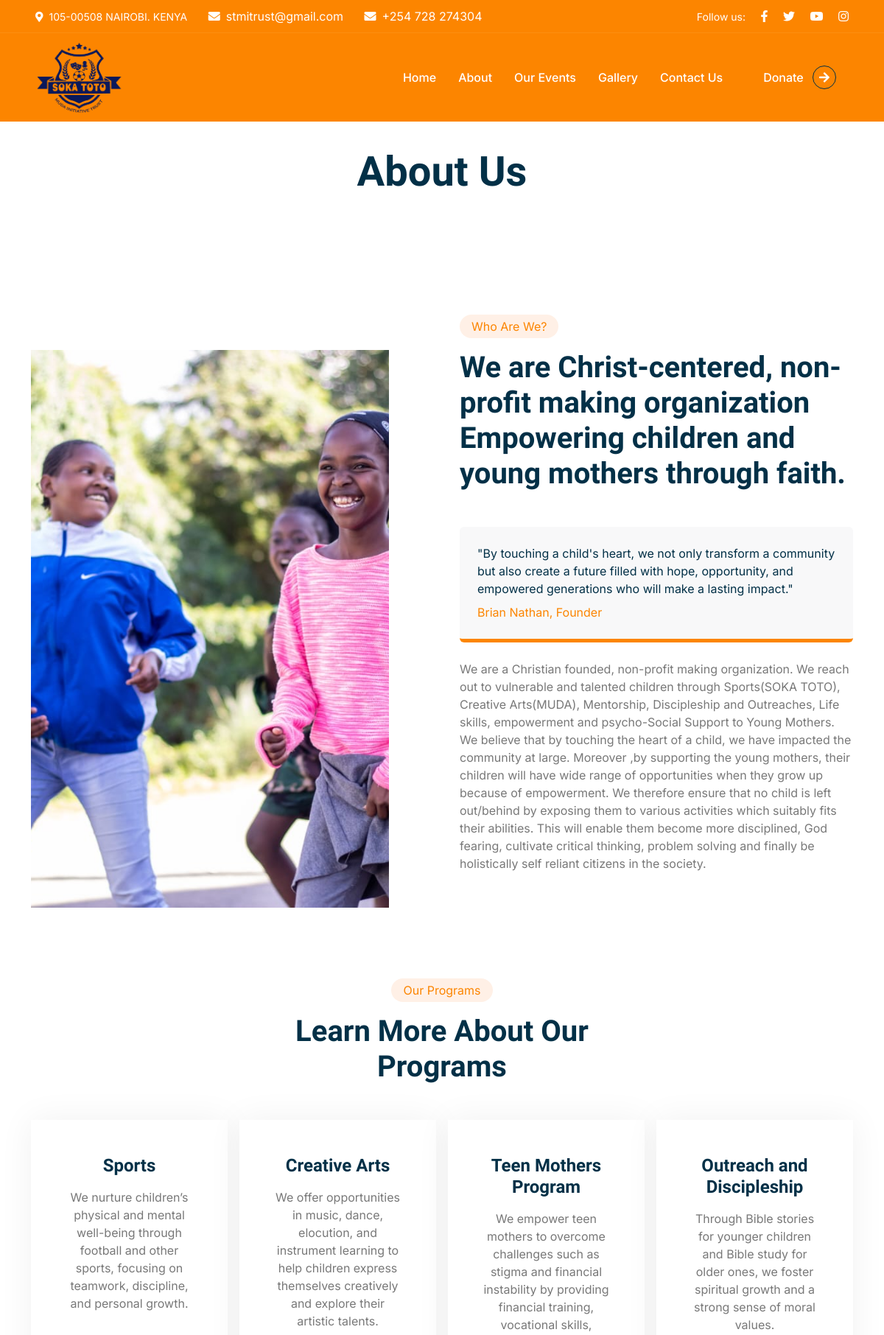
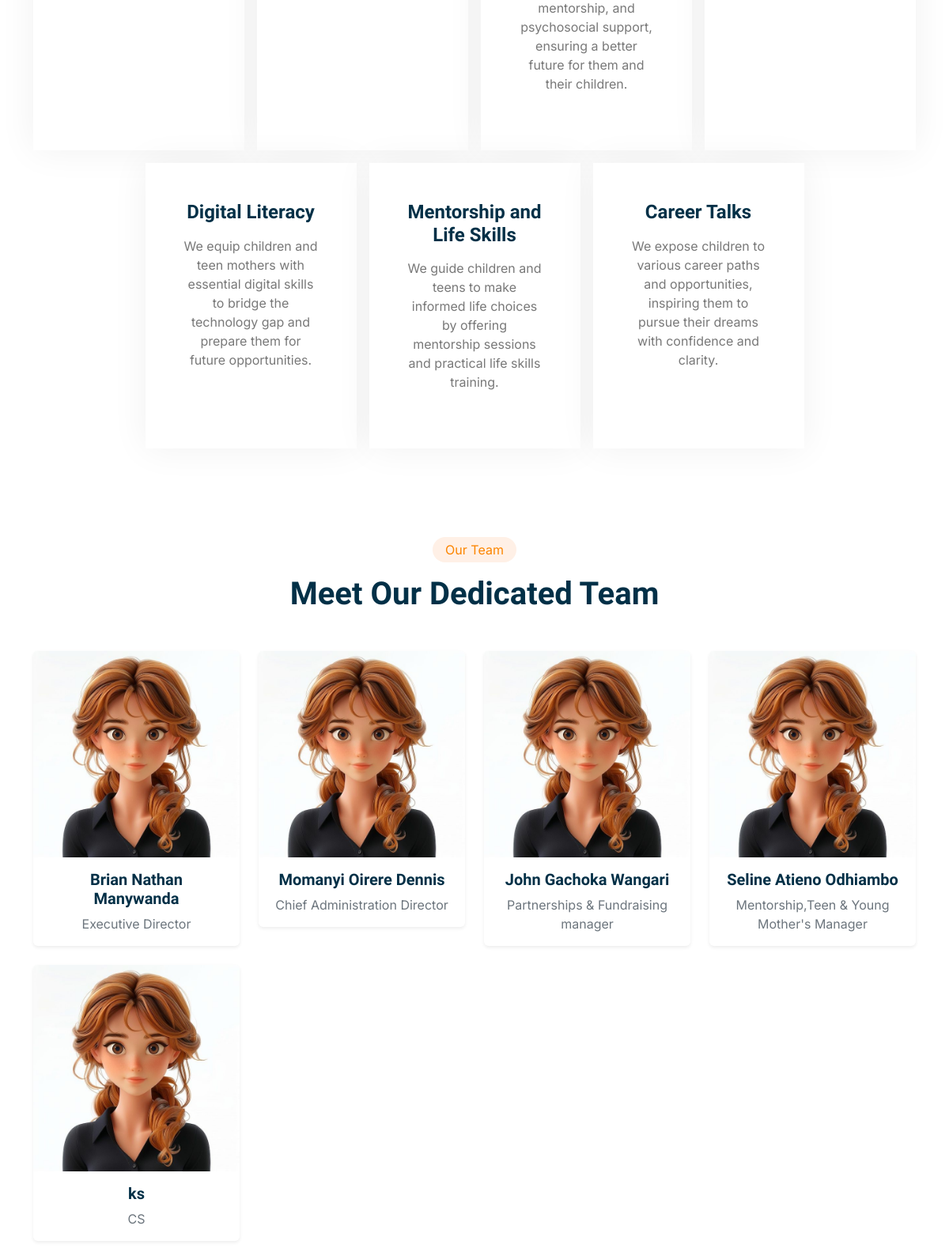
Page /about.php (upper part) on the committed database (2 pictures, top to bottom).
### tables this page shows
CREATE TABLE `leaders` (
  `id` int(11) NOT NULL,
  `fullname` varchar(100) NOT NULL,
  `position` varchar(100) NOT NULL,
  `phone_number` int(50) NOT NULL,
  `profile_picture` varchar(255) NOT NULL
);

### about.php (the view, shortened to what this page needs)
<?php
include "includes/header.php"
?>
<div class="container-fluid page-header mb-2 wow fadeIn" data-wow-delay="0.1s">
    <div class="container text-center">
        <h1 class="display-4 text-dark animated slideInDown mt-2">About Us</h1>
    </div>
</div>
<div class="container-xxl py-5" id="who_are_we">
    <div class="container">
        <div class="row g-5">
            <div class="col-lg-6 wow fadeInUp" data-wow-delay="0.1s">
                <div class="position-relative overflow-hidden h-100" style="min-height: 400px">
                    <img class="position-absolute w-100 h-100 pt-5 pe-5" src="img/about.JPG" alt=""
                        style="object-fit: cover" />
                </div>
            </div>
            <div class="col-lg-6 wow fadeInUp" data-wow-delay="0.5s">
                <div class="h-100">
                    <div class="d-inline-block rounded-pill bg-secondary text-primary py-1 px-3 mb-3">
                        Who Are We?
                    </div>
                    <h1 class="display-6 mb-5">
                        We are Christ-centered, non-profit making organization Empowering children and young mothers
                        through faith.
                    </h1>
                    <div class="bg-light border-bottom border-5 border-primary rounded p-4 mb-4">
                        <p class="text-dark mb-2">
                            "By touching a child's heart, we not only transform a community but also create a future
                            filled with hope, opportunity, and empowered generations who will make a lasting impact."
                        </p>
                        <span class="text-primary">Brian Nathan, Founder</span>
                    </div>
                    <p class="mb-5">
                        We are a Christian founded, non-profit making organization. We reach out to vulnerable and
                        talented children through Sports(SOKA TOTO), Creative Arts(MUDA), Mentorship, Discipleship and
                        Outreaches, Life skills, empowerment and psycho-Social Support to Young Mothers. We believe that
                        by touching the heart of a child, we have impacted the community at large. Moreover ,by
                        supporting the young mothers, their children will have wide range of opportunities when they
                        grow up because of empowerment. We therefore ensure that no child is left out/behind by exposing
                        them to various activities which suitably fits their abilities. This will enable them become
                        more disciplined, God fearing, cultivate critical thinking, problem solving and finally be
                        holistically self reliant citizens in the society.
                    </p>
                </div>
            </div>
        </div>
    </div>
</div>
<div class="container-xxl py-5">
    <div class="container">
        <div class="text-center mx-auto mb-5 wow fadeInUp" data-wow-delay="0.1s" style="max-width: 500px">
            <div class="d-inline-block rounded-pill bg-secondary text-primary py-1 px-3 mb-3">
                Our Programs
            </div>
            <h1 class="display-6 mb-5">Learn More About Our Programs</h1>
        </div>
        <div class="row g-3 justify-content-center mb-3">
            <div class="col-lg-3 col-md-6 wow fadeInUp" data-wow-delay="0.1s">
                <div class="service-item bg-white text-center h-100 p-4 p-xl-5">
                    <h4 class="mb-3">Sports</h4>
                    <p class="mb-4">
                        We nurture children’s physical and mental well-being through football and other sports, focusing
                        on teamwork, discipline, and personal growth.
                    </p>
                </div>
            </div>
            <div class="col-lg-3 col-md-6 wow fadeInUp" data-wow-delay="0.3s">
                <div class="service-item bg-white text-center h-100 p-4 p-xl-5">
                    <h4 class="mb-3">Creative Arts</h4>
                    <p class="mb-4">
                        We offer opportunities in music, dance, elocution, and instrument learning to help children
                        express themselves creatively and explore their artistic talents.
                    </p>
                </div>
            </div>
            <div class="col-lg-3 col-md-6 wow fadeInUp" data-wow-delay="0.5s">
                <div class="service-item bg-white text-center h-100 p-4 p-xl-5">
                    <h4 class="mb-3">Teen Mothers Program</h4>
                    <p class="mb-4">
                        We empower teen mothers to overcome challenges such as stigma and financial instability by
                        providing financial training, vocational skills, mentorship, and psychosocial support, ensuring
                        a better future for them and their children.
                    </p>
                </div>
            </div>
            <div class="col-lg-3 col-md-6 wow fadeInUp" data-wow-delay="0.5s">
                <div class="service-item bg-white text-center h-100 p-4 p-xl-5">
                    <h4 class="mb-3">Outreach and Discipleship</h4>
                    <p class="mb-4">
                        Through Bible stories for younger children and Bible study for older ones, we foster spiritual
                        growth and a strong sense of moral values.
                    </p>
                </div>
            </div>
        </div>
        <div class="row g-3 justify-content-center mb-3">
            <div class="col-lg-3 col-md-6 wow fadeInUp" data-wow-delay="0.1s">
                <div class="service-item bg-white text-center h-100 p-4 p-xl-5">
                    <h4 class="mb-3">Digital Literacy</h4>
                    <p class="mb-4">
                        We equip children and teen mothers with essential digital skills to bridge the technology gap
                        and prepare them for future opportunities.
                    </p>
                </div>
            </div>
            <div class="col-lg-3 col-md-6 wow fadeInUp" data-wow-delay="0.3s">
                <div class="service-item bg-white text-center h-100 p-4 p-xl-5">
                    <h4 class="mb-3">Mentorship and Life Skills</h4>
                    <p class="mb-4">
                        We guide children and teens to make informed life choices by offering mentorship sessions and
                        practical life skills training.
                    </p>
                </div>
            </div>
            <div class="col-lg-3 col-md-6 wow fadeInUp" data-wow-delay="0.5s">
                <div class="service-item bg-white text-center h-100 p-4 p-xl-5">
                    <h4 class="mb-3">Career Talks</h4>
                    <p class="mb-4">
                        We expose children to various career paths and opportunities, inspiring them to pursue their
                        dreams with confidence and clarity.
                    </p>
                </div>
            </div>
        </div>
    </div>
</div>
<?php
        include 'admin/config.php';
        $sql = "SELECT id, fullname, position, profile_picture FROM leaders";
        $result = $conn->query($sql);
        if ($result->num_rows > 0) {
            echo '<div class="container-xxl py-5">';
            echo '    <div class="container">';
            echo '        <div class="text-center mx-auto mb-5 wow fadeInUp" data-wow-delay="0.1s" style="max-width: 500px">';
            echo '            <div class="d-inline-block rounded-pill bg-secondary text-primary py-1 px-3 mb-3">';
            echo '                Our Team';
            echo '            </div>';
            echo '            <h1 class="display-6 mb-5">Meet Our Dedicated Team</h1>';
            echo '        </div>';
            echo '        <div class="row">';
            while ($row = $result->fetch_assoc()) {
                echo '            <div class="col-lg-3 col-md-6 mb-4 ">';
                echo '                <div class="card shadow-sm border-0 rounded">';
                echo '                    <img src="uploads/' . htmlspecialchars($row['profile_picture']) . '" class="card-img-top" alt="Profile Picture">';
                echo '                    <div class="card-body text-center">';
                echo '                        <h5 class="card-title">' . htmlspecialchars($row['fullname']) . '</h5>';
                echo '                        <p class="card-text text-muted">' . htmlspecialchars($row['position']) . '</p>';
                echo '                    </div>';
                echo '                </div>';
                echo '            </div>';
            }
            echo '        </div>';
            echo '    </div>';
            echo '</div>';
        } else {
            echo "<p>No team members found</p>";
        }
        ?>

### css/style.css (style rules this page uses)
* { box-sizing: border-box; }
html, body { overflow-x: hidden; }
:root { --primary: #EFBF04; --secondary: #FFF0E6; --light: #F8F8F9; --dark: #001D23; }
.page-header { padding-top: 12rem; padding-bottom: 6rem; }
.service-item { box-shadow: 0 0 45px rgba(0, 0, 0, .06); }

### rows in the picture
leaders: profile_picture (picture), fullname "Brian Nathan Manywanda", position "Executive Director"
leaders: profile_picture (picture), fullname "Momanyi Oirere Dennis", position "Chief Administration Director"
leaders: profile_picture (picture), fullname "John Gachoka Wangari", position "Partnerships & Fundraising manager"
leaders: profile_picture (picture), fullname "Seline Atieno Odhiambo", position "Mentorship,Teen & Young Mother's Manager"
leaders: profile_picture (picture), fullname "ks", position "CS"
